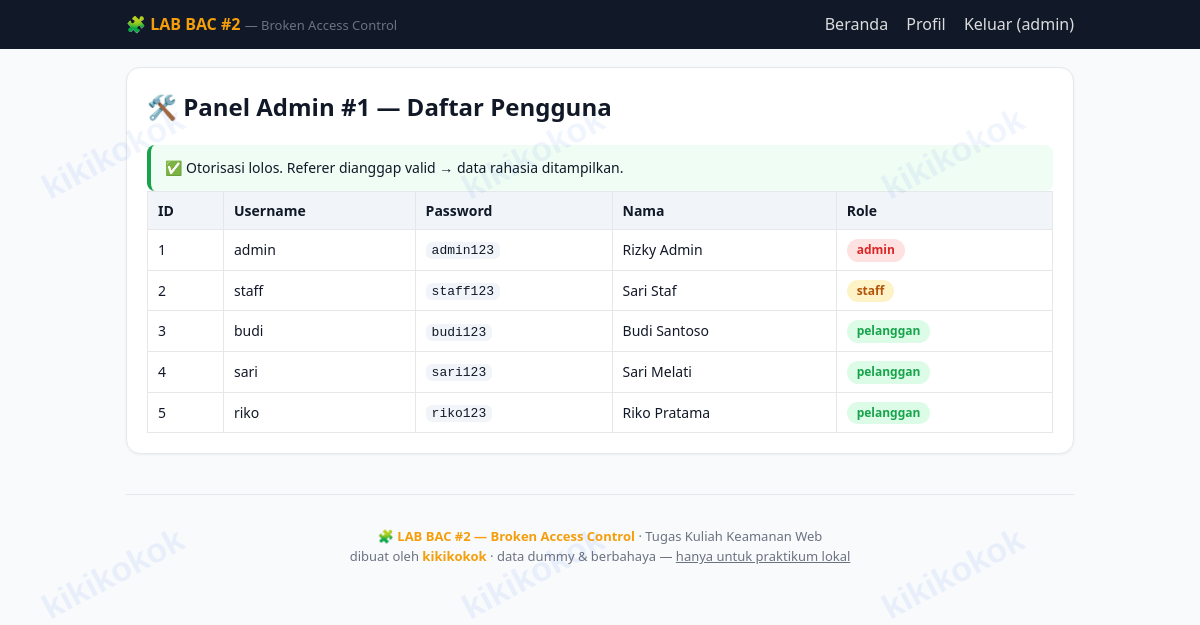
Page /admin/panel.php (signed in) on the committed database.
### tables this page shows
CREATE TABLE users (
  id INT AUTO_INCREMENT PRIMARY KEY,
  username VARCHAR(50) NOT NULL UNIQUE,
  password VARCHAR(255) NOT NULL,
  nama VARCHAR(100) NOT NULL,
  role ENUM('admin','staff','pelanggan') NOT NULL DEFAULT 'pelanggan',
  telepon VARCHAR(20),
  alamat VARCHAR(200)
);

### includes/koneksi.php (called while the page is built, shortened)
<?php
$dsn = 'mysql:host=127.0.0.1;dbname=lab_bac2;charset=utf8mb4';
$pdo = new PDO($dsn, 'root', '', [
    PDO::ATTR_ERRMODE            => PDO::ERRMODE_EXCEPTION,
    PDO::ATTR_DEFAULT_FETCH_MODE => PDO::FETCH_ASSOC,
]);
function e(mixed $v): string
{
    return htmlspecialchars((string)$v, ENT_QUOTES, 'UTF-8');
}
function cek_login(): ?array
{
    global $pdo;
    $uid = (int)($_COOKIE['login_user'] ?? 0);
    $stmt = $pdo->prepare('SELECT id,username,nama,role FROM users WHERE id=?');
    $stmt->execute([$uid]);
    return $stmt->fetch() ?: null;
}

### admin/panel.php (the view, shortened to what this page needs)
<?php
$base = '../';
require_once __DIR__ . '/../includes/header.php';
    ?>
    <?php
$users = $pdo->query('SELECT id,username,password,nama,role,telepon FROM users')->fetchAll();
?>
<div class="card">
  <h2>🛠️ Panel Admin #1 — Daftar Pengguna</h2>
  <div class="ok-box">✅ Otorisasi lolos. Referer dianggap valid → data rahasia ditampilkan.</div>
  <table class="tbl">
    <thead><tr><th>ID</th><th>Username</th><th>Password</th><th>Nama</th><th>Role</th></tr></thead>
    <tbody>
      <?php foreach ($users as $u): ?>
      <tr>
        <td><?= (int)$u['id'] ?></td>
        <td><?= e($u['username']) ?></td>
        <td><code><?= e($u['password']) ?></code></td>
        <td><?= e($u['nama']) ?></td>
        <td><span class="badge <?= e($u['role']) ?>"><?= e($u['role']) ?></span></td>
      </tr>
      <?php endforeach; ?>
    </tbody>
  </table>
</div>
<?php require_once __DIR__ . '/../includes/footer.php'; ?>

### includes/header.php (shortened to what this page needs)
<?php
require_once __DIR__ . '/koneksi.php';
$me = cek_login();
$base  = $base ?? '';
?>
<!doctype html>
<html lang="id">
<head>
<link rel="stylesheet" href="<?= $base ?>assets/style.css">
</head>
<body>
<div class="topbar">
  <div class="wrap">
    <div class="logo">🧩 <b>LAB BAC&nbsp;#2</b> <span class="muted">— Broken Access Control</span></div>
    <nav>
      <a href="<?= $base ?>index.php">Beranda</a>
      <a href="<?= $base ?>profil.php">Profil</a>
      <?php if ($me): ?>
      <a href="<?= $base ?>logout.php">Keluar (<?= e($me['username']) ?>)</a>
      <?php else: ?>
      <a href="<?= $base ?>login.php">Masuk</a>
      <?php endif; ?>
    </nav>
  </div>
</div>
<div class="wrap">

### assets/style.css (style rules this page uses)
:root { --hitam: #111827; --abu: #6b7280; --garis: #e5e7eb; --biru: #2563eb; --merah: #dc2626; --hijau: #16a34a; --kuning: #f59e0b; }
* { box-sizing: border-box; }
body { margin: 0; font-family: "Plus Jakarta Sans", "Segoe UI", system-ui, sans-serif; background: #f8fafc; color: var(--hitam); line-height: 1.55; }
body::before { content: ""; position: fixed; inset: 0; z-index: 9999; pointer-events: none; opacity: 0.07; }
.wrap { max-width: 980px; margin: 0 auto; padding: 0 16px; }
.topbar { background: #111827; color: #fff; padding: 12px 0; }
.topbar .wrap { display: flex; justify-content: space-between; align-items: center; gap: 12px; flex-wrap: wrap; }
.topbar a { color: #fff; text-decoration: none; }
.topbar nav a { margin-left: 14px; opacity: .85; }
.logo b { color: var(--kuning); }
.card { background: #fff; border: 1px solid var(--garis); border-radius: 14px; padding: 20px; margin: 18px 0; box-shadow: 0 1px 3px rgba(0,0,0,.05); }
.card h2 { margin-top: 0; }
table.tbl { width: 100%; border-collapse: collapse; }
.tbl th, .tbl td { border: 1px solid var(--garis); padding: 8px 10px; text-align: left; font-size: 14px; }
.tbl th { background: #f1f5f9; }
.badge { display: inline-block; padding: 2px 10px; border-radius: 999px; font-size: 12px; font-weight: 700; }
.badge.admin { background: #fee2e2; color: var(--merah); }
.badge.staff { background: #fef3c7; color: #b45309; }
.badge.pelanggan { background: #dcfce7; color: var(--hijau); }
code { background: #f1f5f9; padding: 1px 6px; border-radius: 6px; font-size: 13px; }
.ok-box { border-left: 4px solid var(--hijau); background: #f0fdf4; padding: 12px 14px; border-radius: 8px; font-size: 14px; }
.muted { color: var(--abu); font-size: 13px; }

### rows in the picture
users: username "admin", id "1", password "admin123", nama "Rizky Admin", role "admin"
users: id "2", username "staff", password "staff123", nama "Sari Staf", role "staff"
users: id "3", username "budi", password "budi123", nama "Budi Santoso", role "pelanggan"
users: id "4", username "sari", password "sari123", nama "Sari Melati", role "pelanggan"
users: id "5", username "riko", password "riko123", nama "Riko Pratama", role "pelanggan"
